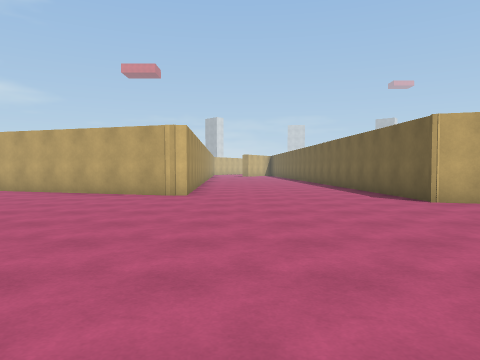
View 1 (above)

24 first-person views from a walk through a scene from a Unity 3-D project. The camera is 1.3 m above the floor, tilts 2° down and sees 70° across. The floor is counted in squares, 2 m on a side. Each view is taken from the middle of a square. On the plan, view 1 faces up. The plan holds only what a view shows up to about 10 squares ahead; the rest is blank. The place goes on beyond the plan. The player is left out. Surface patterns are stand-ins for the level's own textures.

View 2
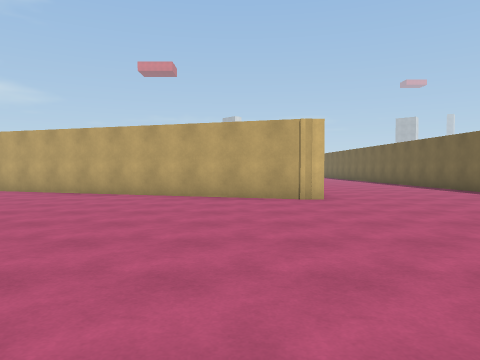

View 3
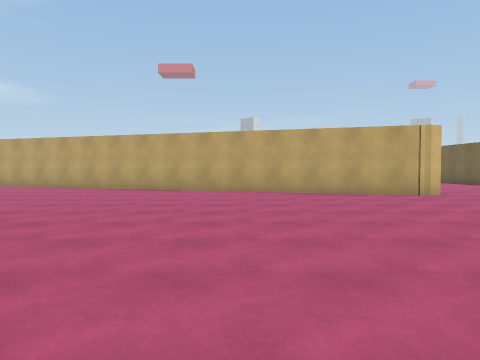

View 4
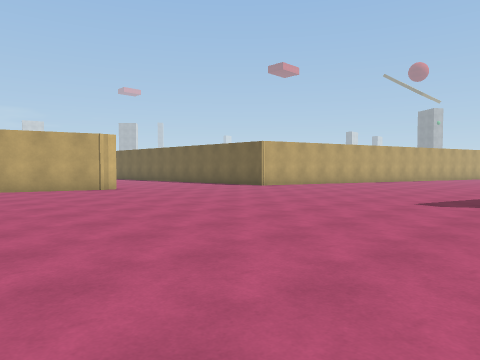

View 5
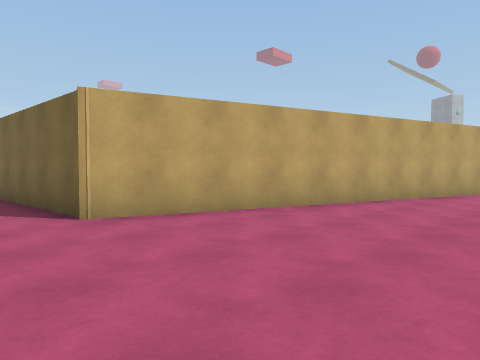

View 6
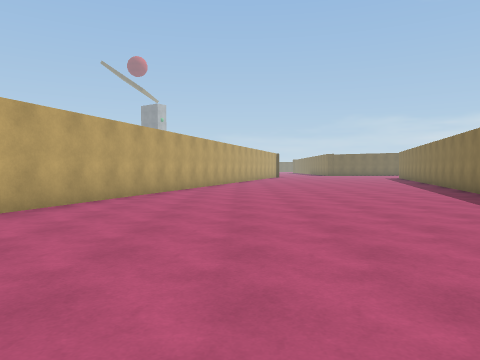

View 7
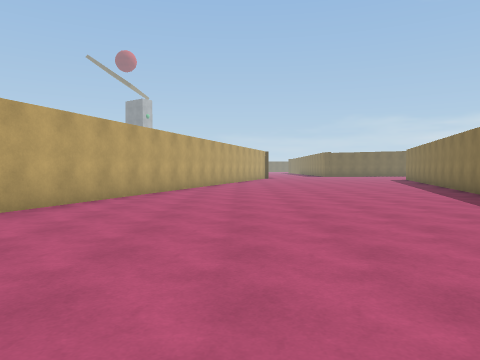

View 8
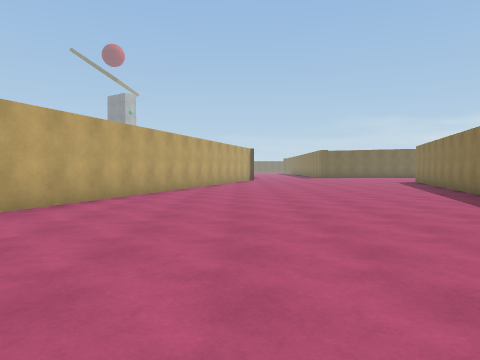

View 9
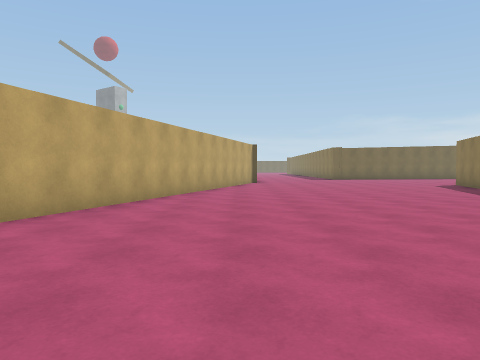

View 10
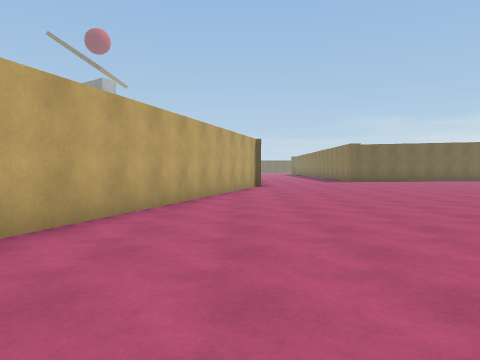

View 11
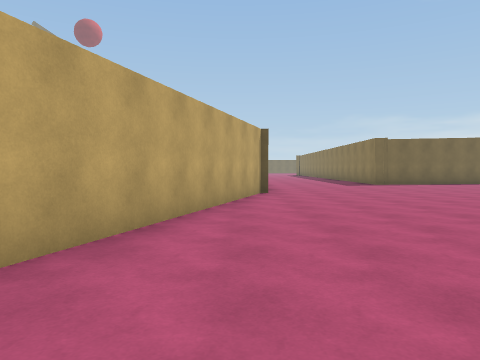

View 12
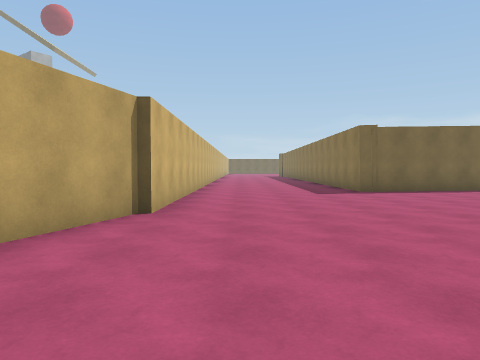

View 13
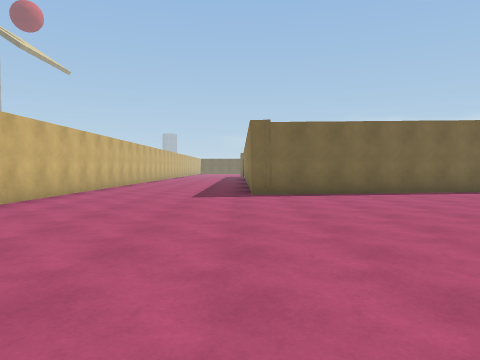

View 14
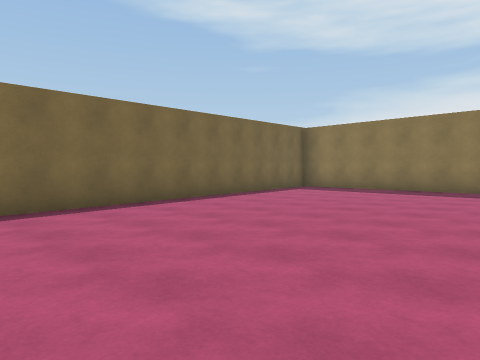

View 15
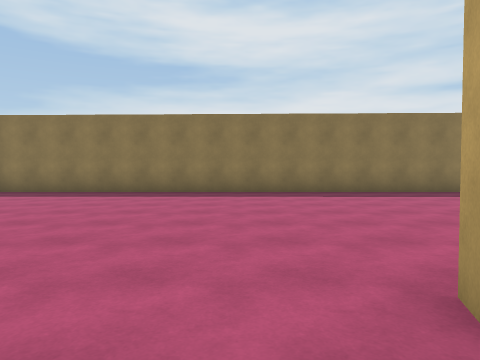

View 16
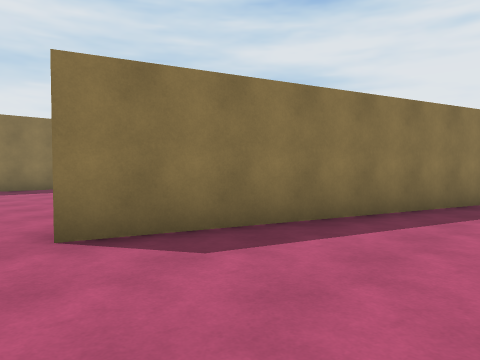

View 17
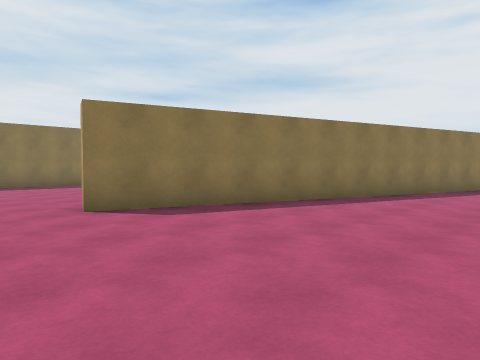

View 18
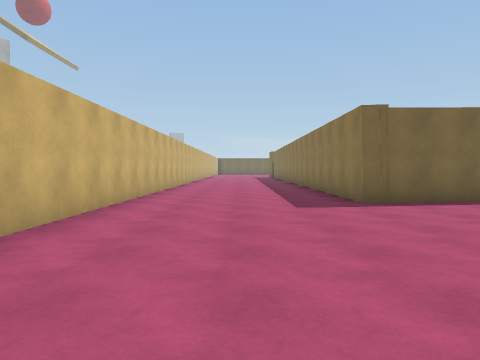

View 19
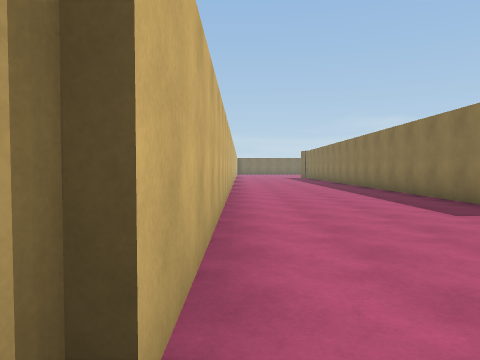

View 20
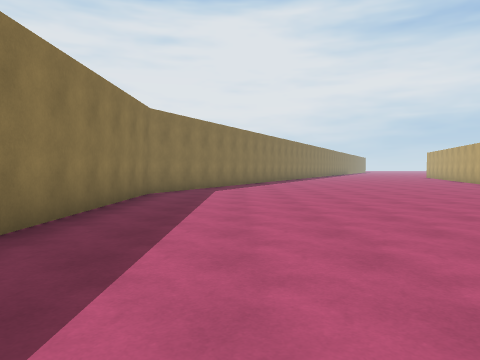

View 21
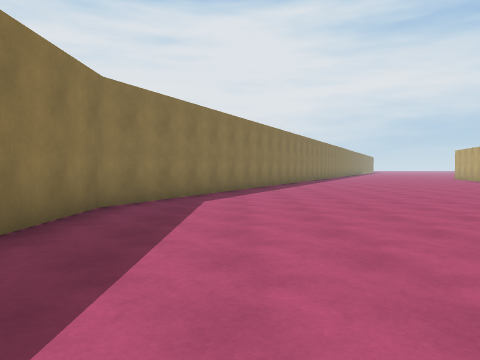

View 22
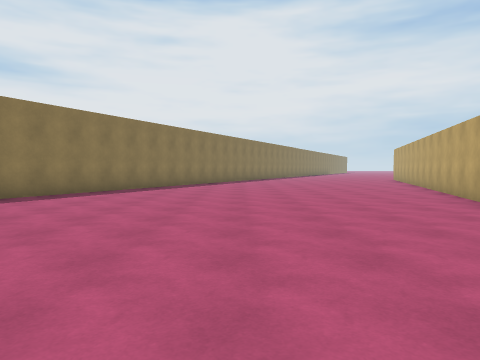

View 23
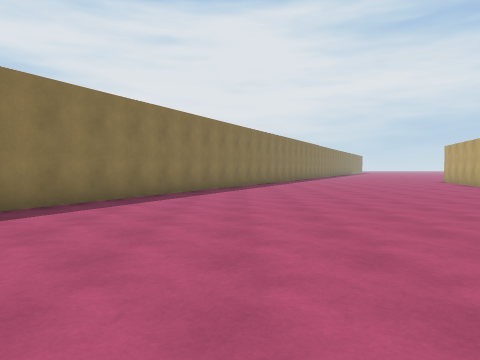

View 24
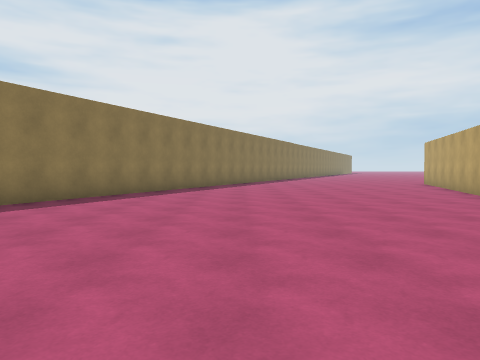

### Floor plan
Points are (right, up) in squares from view 1. A wall is a line through its corners. A room is listed if a view was taken in it or the views show most of it. See-through windows are left out.
Room 1 (views 1, 2, 3, 4, 5, 6, 7, 8, 9, 10, 11, 12, 13, 14, 15, 16, 17, 18, 19, 20, 21, 22, 23, 24)
walls: (7, -3.4) (5, -2.8); (10.5, -4) (24.1, -8.2) (23.9, -8.8); (13.5, -5.4) (10, -4.3); (4.9, -11.1) (15.4, -16.3) (31.6, -16.3); (-1.2, 8) (-9.8, 10.7); (-1.3, 9.8) (-1.2, 8.1) (-1.9, 8.1); (26, -0.6) (3.7, 6.4) (3.5, 11.1); (30.4, -5.9) (30.4, -5.3) (34.5, -5.3); (31.6, -13.6) (30.3, -5.3); (34.4, -0.7) (25.9, -0.7)

Where each view was taken, in squares from view 1:
view 1: 0 up, 0 right, facing up
view 2: 1 up, 3 left, facing up
view 3: 0 up, 6 left, facing up
view 4: 2 down, 6 left, facing up-right
view 5: 2 up, 2 right, facing up-right
view 6: 2 up, 2 right, facing right
view 7: 1 up, 5 right, facing right
view 8: 0 up, 8 right, facing right
view 9: 0 up, 11 right, facing right
view 10: 0 up, 14 right, facing right
view 11: 0 up, 17 right, facing right
view 12: 2 down, 21 right, facing right
view 13: 5 down, 22 right, facing right
view 14: 6 down, 25 right, facing down-right
view 15: 7 down, 25 right, facing down
view 16: 5 down, 25 right, facing down-left
view 17: 3 down, 26 right, facing down-left
view 18: 3 down, 24 right, facing right
view 19: 1 down, 25 right, facing right
view 20: 14 down, 24 right, facing left
view 21: 14 down, 21 right, facing left
view 22: 10 down, 20 right, facing left
view 23: 11 down, 17 right, facing left
view 24: 9 down, 15 right, facing left
